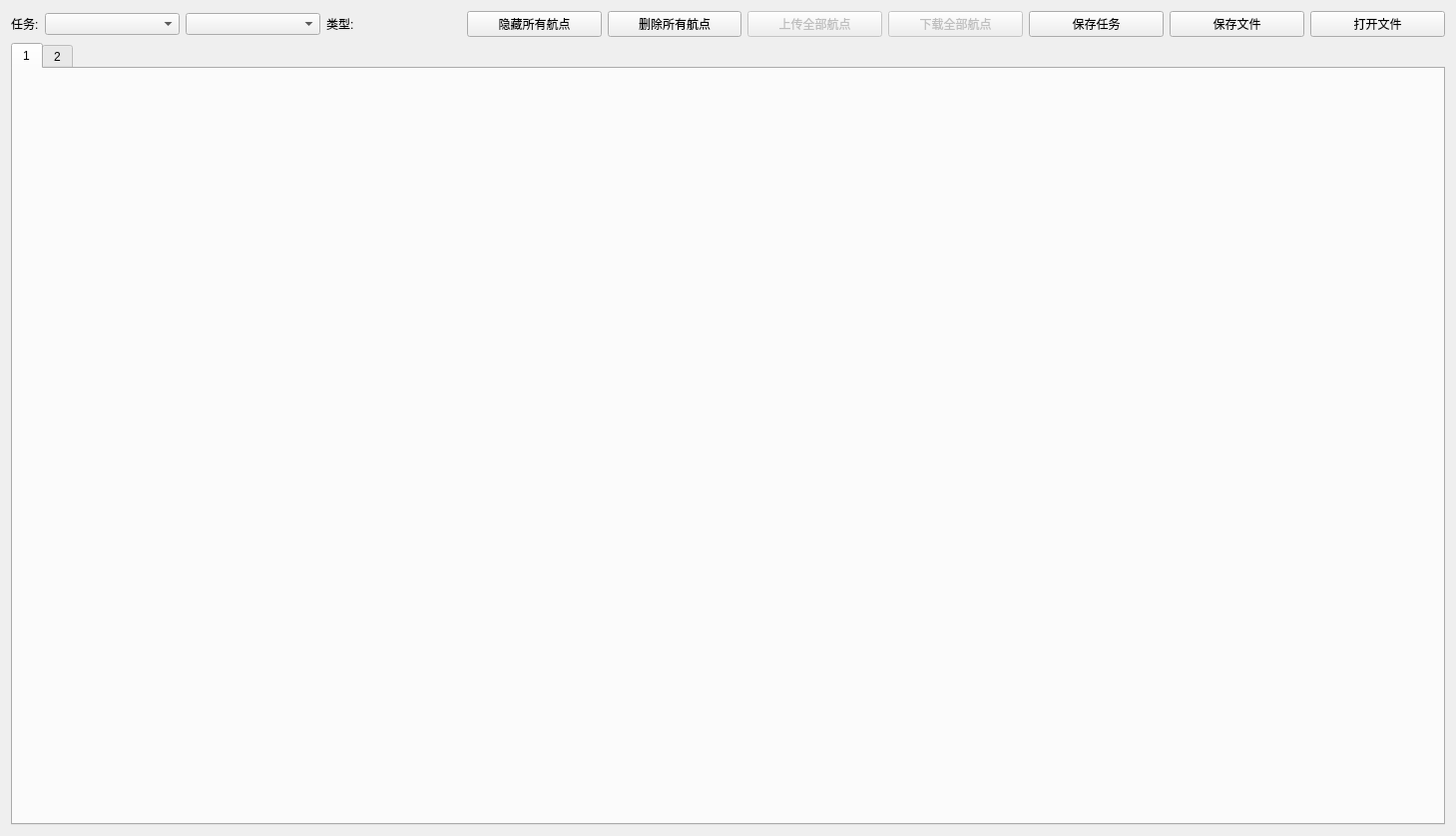
<?xml version="1.0" encoding="UTF-8"?>
<ui version="4.0">
 <class>UAVFlyManage_DJITaskManageDialog</class>
 <widget class="QWidget" name="UAVFlyManage_DJITaskManageDialog">
  <property name="geometry">
   <rect>
    <x>0</x>
    <y>0</y>
    <width>1459</width>
    <height>838</height>
   </rect>
  </property>
  <property name="windowTitle">
   <string>Form</string>
  </property>
  <layout class="QVBoxLayout" name="verticalLayout">
   <item>
    <layout class="QGridLayout" name="gridLayout_UAVFlyManage_DJITaskManage">
     <item row="0" column="2">
      <widget class="QComboBox" name="comboBox_UAVFlyManage_DJITaskManage_Vehicles">
       <property name="maxVisibleItems">
        <number>20</number>
       </property>
      </widget>
     </item>
     <item row="0" column="0">
      <widget class="QLabel" name="label_UAVFlyManage_DJITaskManage_Task">
       <property name="sizePolicy">
        <sizepolicy hsizetype="Maximum" vsizetype="Preferred">
         <horstretch>0</horstretch>
         <verstretch>0</verstretch>
        </sizepolicy>
       </property>
       <property name="text">
        <string>任务:</string>
       </property>
      </widget>
     </item>
     <item row="0" column="3">
      <widget class="QLabel" name="label_UAVFlyManage_DJITaskManage_VehiclesInfo">
       <property name="text">
        <string>类型:</string>
       </property>
      </widget>
     </item>
     <item row="0" column="5">
      <widget class="QPushButton" name="pushButton_UAVFlyManage_DJITaskManage_VehiclesRemoveAll">
       <property name="text">
        <string>删除所有航点</string>
       </property>
      </widget>
     </item>
     <item row="0" column="7">
      <widget class="QPushButton" name="pushButton_UAVFlyManage_DJITaskManage_DownloadAllWayPoints">
       <property name="enabled">
        <bool>false</bool>
       </property>
       <property name="text">
        <string>下载全部航点</string>
       </property>
      </widget>
     </item>
     <item row="0" column="4">
      <widget class="QPushButton" name="pushButton_UAVFlyManage_DJITaskManage_VehiclesHideAll">
       <property name="text">
        <string>隐藏所有航点</string>
       </property>
      </widget>
     </item>
     <item row="0" column="8">
      <widget class="QPushButton" name="pushButton_UAVFlyManage_DJITaskManage_SaveAllPoint">
       <property name="text">
        <string>保存任务</string>
       </property>
      </widget>
     </item>
     <item row="0" column="9">
      <widget class="QPushButton" name="pushButton_UAVFlyManage_DJITaskManage_Vehicles_Save">
       <property name="text">
        <string>保存文件</string>
       </property>
      </widget>
     </item>
     <item row="0" column="6">
      <widget class="QPushButton" name="pushButton_UAVFlyManage_DJITaskManage_UploadAllWayPoints">
       <property name="enabled">
        <bool>false</bool>
       </property>
       <property name="text">
        <string>上传全部航点</string>
       </property>
      </widget>
     </item>
     <item row="0" column="10">
      <widget class="QPushButton" name="pushButton_UAVFlyManage_DJITaskManage_Vehicles_Open">
       <property name="text">
        <string>打开文件</string>
       </property>
      </widget>
     </item>
     <item row="0" column="1">
      <widget class="QComboBox" name="comboBox_UAVFlyManage_DJITaskManage_Task"/>
     </item>
    </layout>
   </item>
   <item>
    <widget class="QTabWidget" name="tabWidget_UAVFlyManage_DJITaskManage_Vehicles">
     <property name="contextMenuPolicy">
      <enum>Qt::ContextMenuPolicy::CustomContextMenu</enum>
     </property>
     <property name="currentIndex">
      <number>0</number>
     </property>
     <widget class="QWidget" name="tab_UAVFlyManage_DJITaskManage_Vehicles_1">
      <attribute name="title">
       <string>1</string>
      </attribute>
      <layout class="QGridLayout" name="gridLayout_4"/>
     </widget>
     <widget class="QWidget" name="tab_UAVFlyManage_DJITaskManage_Vehicles_2">
      <attribute name="title">
       <string>2</string>
      </attribute>
     </widget>
    </widget>
   </item>
  </layout>
 </widget>
 <resources/>
 <connections/>
</ui>
